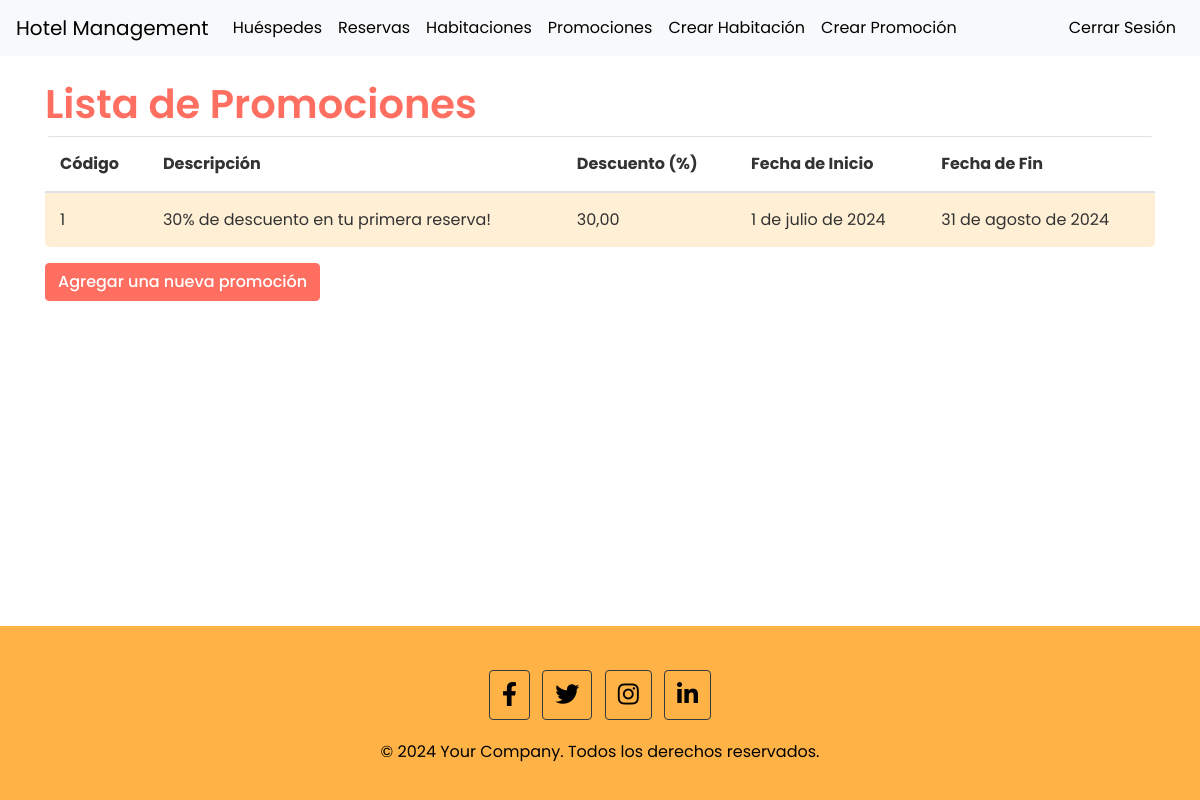
/promotions/ (signed in), run on the app's committed database.
### reservations/models.py (models this page shows, shortened)
class Promotion(models.Model):
    code = models.CharField(max_length=50, unique=True)
    description = models.TextField(blank=True)
    discount_percentage = models.DecimalField(max_digits=5, decimal_places=2)
    start_date = models.DateField()
    end_date = models.DateField()

### reservations/views.py (the view)
# urls.py: path('promotions/', views.promotion_list, name='promotion_list'),
@login_required
@permission_required('reservations.view_promotion', raise_exception=True)
def promotion_list(request):
    promotions = Promotion.objects.all()
    return render(request, 'reservations/promotion_list.html', {'promotions': promotions})

### reservations/templates/reservations/promotion_list.html
{% extends "reservations/base_generic.html" %}
{% block content %}
  <h1>Lista de Promociones</h1>
  <table class="table table-striped">
    <thead>
      <tr>
        <th>Código</th>
        <th>Descripción</th>
        <th>Descuento (%)</th>
        <th>Fecha de Inicio</th>
        <th>Fecha de Fin</th>
      </tr>
    </thead>
    <tbody>
      {% for promotion in promotions %}
      <tr>
        <td>{{ promotion.code }}</td>
        <td>{{ promotion.description }}</td>
        <td>{{ promotion.discount_percentage }}</td>
        <td>{{ promotion.start_date }}</td>
        <td>{{ promotion.end_date }}</td>
      </tr>
      {% endfor %}
    </tbody>
  </table>
  <a href="{% url 'create_promotion' %}" class="btn btn-primary">Agregar una nueva promoción</a>
{% endblock %}

### reservations/static/css/styles.css (style rules this page uses)
body { font-family: 'Poppins', sans-serif; background-color: #ffffff; color: #333; display: flex; flex-direction: column; min-height: 100vh; }
h1, h2, h3, h4, h5, h6 { font-weight: 600; color: #ff6f61; }
.btn-primary { background-color: #ff6f61; border-color: #ff6f61; font-weight: 500; }
.table { background-color: #fff; border-radius: 5px; overflow: hidden; }
.table th, .table td { padding: 15px; vertical-align: middle; }
.table-striped tbody tr:nth-of-type(odd) { background-color: #ffefd5; }

### data on the page
Promotion: code "1", description "30% de descuento en tu primera reserva!", discount_percentage "30,00", start_date "1 de julio de 2024", end_date "31 de agosto de 2024"
